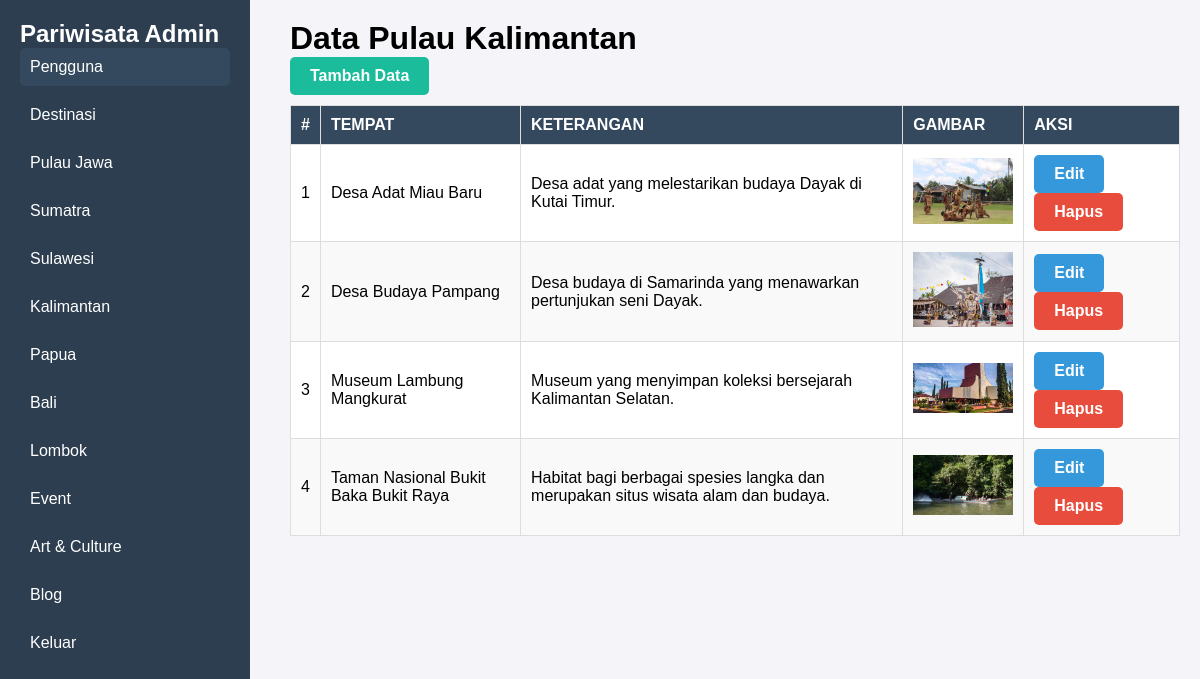
The app's page /Admin/adminKalimantan.php (signed in) with its own data.
### tables this page shows
CREATE TABLE `kalimantan` (
  `id` int(11) NOT NULL,
  `tempat` varchar(255) NOT NULL,
  `keterangan` text NOT NULL,
  `gambar` varchar(255) NOT NULL
);

### Admin/adminKalimantan.php (the view, shortened to what this page needs)
<?php
include "functions.php";
$kalimantan = mysqli_query($conn, "SELECT * FROM kalimantan");
?>
<!DOCTYPE html>
<html lang="en">
<head>
    <link rel="stylesheet" href="adminStyle.css">
</head>
<body>
    <div class="admin-container">
        <aside class="sidebar">
            <div class="logo">
                <h2>Pariwisata Admin</h2>
            </div>
            <nav>
                <ul>
                    <li><a href="admin.php" class="active">Pengguna</a></li>
                    <li class="dropdown">
                        <a href="javascript:void(0);">Destinasi</a>
                        <ul class="submenu">
                            <li><a href="adminJawa.php?kategori=jawa">Pulau Jawa</a></li>
                            <li><a href="adminSumatra.php?kategori=sumatra">Sumatra</a></li>
                            <li><a href="adminSulawesi.php?kategori=sulawesi">Sulawesi</a></li>
                            <li><a href="adminKalimantan.php?kategori=kalimantan">Kalimantan</a></li>
                            <li><a href="adminPapua.php?kategori=papua">Papua</a></li>
                            <li><a href="adminBali.php?kategori=bali">Bali</a></li>
                            <li><a href="adminLombok.php?kategori=lombok">Lombok</a></li>
                        </ul>
                    </li>
                    <li><a href="adminEvent.php">Event</a></li>
                    <li><a href="adminArtCulture.php">Art & Culture</a></li>
                    <li><a href="adminBlog.php">Blog</a></li>
                    <li><a href="logout.php">Keluar</a></li>
                </ul>
            </nav>
        </aside>
        <main class="main-content">
            <header>
                <h1>Data Pulau Kalimantan</h1>
                <a href="tambah kalimantan.php" class="add-btn">Tambah Data</a>
            </header>
            <section class="content">
                <table>
                    <thead>
                        <tr>
                            <th>#</th>
                            <th>Tempat</th>
                            <th>Keterangan</th>
                            <th>Gambar</th>
                            <th>Aksi</th>
                        </tr>
                    </thead>
                    <tbody>
                        <?php $no = 1;
                        while ($data = mysqli_fetch_assoc($kalimantan)) { ?>
                            <tr id="kalimantan-<?= $data['id']; ?>">
                                <td><?= $no++; ?></td>
                                <td><?= htmlspecialchars($data['tempat']); ?></td>
                                <td><?= htmlspecialchars($data['keterangan']); ?></td>
                                <td><img src="upload/<?= htmlspecialchars($data['gambar']); ?>" alt="Gambar" width="100">
                                </td>
                                <td>
                                    <a href="edit kalimantan.php?edit_kalimantan=<?= $data['id']; ?>"
                                        class="table-btn edit-btn">Edit</a>
                                    <a href="javascript:void(0);" class="table-btn delete-btn"
                                        onclick="deleteData(<?= $data['id']; ?>)">Hapus</a>
                                </td>
                            </tr>
                        <?php } ?>
                    </tbody>
                </table>
            </section>
        </main>
    </div>
</body>
</html>

### Admin/adminStyle.css (style rules this page uses)
* { margin: 0; padding: 0; box-sizing: border-box; }
body { font-family: Arial, sans-serif; background-color: #f4f4f9; }
.sidebar { width: 250px; background-color: #2c3e50; color: #fff; padding: 20px; position: fixed; height: 100%; }
.sidebar nav ul { list-style: none; }
.sidebar nav ul li a { text-decoration: none; color: #fff; display: block; padding: 10px; border-radius: 5px; margin-bottom: 10px; transition: background-color 0.3s; }
.sidebar nav ul li a:hover, .sidebar nav ul li a.active { background-color: #34495e; }
.main-content { margin-left: 270px; padding: 20px; }
.add-btn { display: inline-block; padding: 10px 20px; background-color: #1abc9c; color: #fff; text-decoration: none; border-radius: 5px; }
.add-btn, .edit-btn, .delete-btn { display: inline-block; padding: 10px 20px; border-radius: 5px; color: #fff; text-decoration: none; font-weight: bold; margin-right: 5px; transition: background-color 0.3s; }
.add-btn { background-color: #1abc9c; }
.edit-btn { background-color: #3498db; }
.delete-btn { background-color: #e74c3c; }
table { width: 100%; border-collapse: collapse; margin-top: 10px; background-color: #fff; }
table th, table td { padding: 10px; border: 1px solid #ddd; text-align: left; }
table th { background-color: #34495e; color: #fff; font-weight: bold; text-transform: uppercase; }
table tbody tr:nth-child(even) { background-color: #f9f9f9; }

### records on screen
kalimantan: tempat "Desa Adat Miau Baru", keterangan "Desa adat yang melestarikan budaya Dayak di Kutai Timur.", gambar (picture)
kalimantan: tempat "Desa Budaya Pampang", keterangan "Desa budaya di Samarinda yang menawarkan pertunjukan seni Dayak.", gambar (picture)
kalimantan: tempat "Museum Lambung Mangkurat", keterangan "Museum yang menyimpan koleksi bersejarah Kalimantan Selatan.", gambar (picture)
kalimantan: tempat "Taman Nasional Bukit Baka Bukit Raya", keterangan "Habitat bagi berbagai spesies langka dan merupakan situs wisata alam dan budaya.", gambar (picture)
